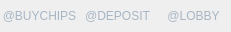
  <widget class="QWidget" name="buttons_righttop" native="true">
   <property name="geometry">
    <rect>
     <x>770</x>
     <y>0</y>
     <width>230</width>
     <height>32</height>
    </rect>
   </property>
   <property name="minimumSize">
    <size>
     <width>0</width>
     <height>32</height>
    </size>
   </property>
   <property name="maximumSize">
    <size>
     <width>16777215</width>
     <height>32</height>
    </size>
   </property>
   <property name="styleSheet">
    <string notr="true">QAbstractButton {
background-image: url(:/textures/game/panel/bttn_normal.png);
border: none;
color: #a7b6c4;
font: 14px &quot;Open Sans&quot;;
}


QAbstractButton:hover {
background-image: url(:/textures/game/panel/bttn_hover.png);
}
</string>
   </property>
   <layout class="QHBoxLayout" name="horizontalLayout_3">
    <property name="spacing">
     <number>3</number>
    </property>
    <property name="leftMargin">
     <number>1</number>
    </property>
    <property name="topMargin">
     <number>0</number>
    </property>
    <property name="rightMargin">
     <number>1</number>
    </property>
    <property name="bottomMargin">
     <number>0</number>
    </property>
    <item>
     <widget class="QPushButton" name="bttn_buyChips">
      <property name="minimumSize">
       <size>
        <width>77</width>
        <height>32</height>
       </size>
      </property>
      <property name="maximumSize">
       <size>
        <width>77</width>
        <height>32</height>
       </size>
      </property>
      <property name="toolTip">
       <string>@Tooltip_Table_Buy_Chips_44</string>
      </property>
      <property name="statusTip">
       <string>@Tooltip_Table_BuyChips_49</string>
      </property>
      <property name="styleSheet">
       <string notr="true"/>
      </property>
      <property name="text">
       <string>@BUYCHIPS</string>
      </property>
     </widget>
    </item>
    <item>
     <widget class="QPushButton" name="bttn_deposit">
      <property name="minimumSize">
       <size>
        <width>73</width>
        <height>32</height>
       </size>
      </property>
      <property name="maximumSize">
       <size>
        <width>73</width>
        <height>32</height>
       </size>
      </property>
      <property name="toolTip">
       <string>@Tooltip_Deposit_45</string>
      </property>
      <property name="statusTip">
       <string>@Tooltip_Table_Deposit_48</string>
      </property>
      <property name="styleSheet">
       <string notr="true"/>
      </property>
      <property name="text">
       <string>@DEPOSIT</string>
      </property>
     </widget>
    </item>
    <item>
     <widget class="QPushButton" name="bttn_lobby">
      <property name="minimumSize">
       <size>
        <width>73</width>
        <height>32</height>
       </size>
      </property>
      <property name="maximumSize">
       <size>
        <width>73</width>
        <height>32</height>
       </size>
      </property>
      <property name="toolTip">
       <string>@Tooltip_Table_Main_Lobby_46</string>
      </property>
      <property name="statusTip">
       <string>@Tooltip_Table_MainLobby_50</string>
      </property>
      <property name="styleSheet">
       <string notr="true"/>
      </property>
      <property name="text">
       <string>@LOBBY</string>
      </property>
     </widget>
    </item>
   </layout>
  </widget>
